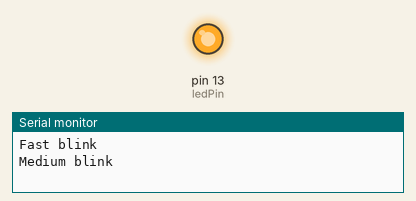
This sketch was run on a simulated Arduino Uno, built with avr-gcc and run on an emulated ATmega328P. On the bench: output pins drawn as LEDs (lit = HIGH), the last lines printed to the serial monitor.

Above: at 0.4 s.
At 5.6 s:
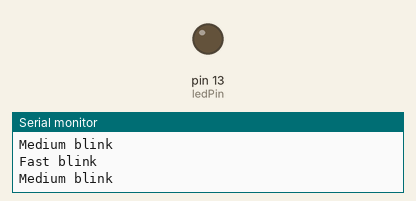
Timing chart, 0 to 8.7 s (numbered marks = the images above):
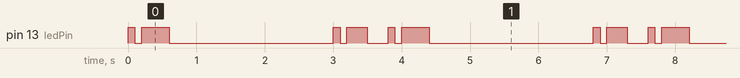

Measured:
- by itself, pin 13 (ledPin): repeats every 3.8 s: LOW 0.10 s, HIGH 0.40 s, LOW 2.4 s, HIGH 0.10 s, LOW 0.10 s, HIGH 0.30 s, LOW 0.30 s, HIGH 0.10 s
- by itself, everything shown: repeats every 3.8 s, in 8 steps

The sketch:

Assignment1TASK3_DanielAseye.ino
```cpp
int ledPin = 13;
void setup() {
 pinMode(ledPin, OUTPUT);
 Serial.begin(9600);
}

void blinkOnce(int waitTime) {
 digitalWrite(ledPin, HIGH);
 delay(waitTime);
 digitalWrite(ledPin, LOW);
 delay(waitTime);
}
void blinkTwice(int waitTime) {
 digitalWrite(ledPin, HIGH);
 delay(waitTime);
 digitalWrite(ledPin, LOW);
 delay(waitTime);
}

void loop() {
 Serial.println("Fast blink");
 blinkOnce(100);
 Serial.println("Medium blink");
 blinkOnce(400);
 delay(2000);

 Serial.println("Fast blink");
 blinkTwice(100);
 Serial.println("Medium blink");
 blinkTwice(300);
}
```
